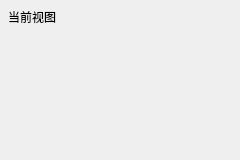
<?xml version="1.0" encoding="UTF-8"?>
<ui version="4.0">
 <class>SignalInspectorPanel</class>
 <widget class="QWidget" name="SignalInspectorPanel">
  <property name="minimumSize">
   <size>
    <width>240</width>
    <height>160</height>
   </size>
  </property>
  <layout class="QVBoxLayout" name="verticalLayout">
   <property name="leftMargin">
    <number>8</number>
   </property>
   <property name="topMargin">
    <number>8</number>
   </property>
   <property name="rightMargin">
    <number>8</number>
   </property>
   <property name="bottomMargin">
    <number>8</number>
   </property>
   <item>
    <widget class="QLabel" name="sectionHeading">
     <property name="text">
      <string>当前视图</string>
     </property>
    </widget>
   </item>
   <item>
    <layout class="QFormLayout" name="inspectorFormLayout"/>
   </item>
   <item>
    <spacer name="verticalSpacer">
     <property name="orientation">
      <enum>Qt::Vertical</enum>
     </property>
     <property name="sizeHint" stdset="0">
      <size>
       <width>20</width>
       <height>40</height>
      </size>
     </property>
    </spacer>
   </item>
  </layout>
 </widget>
 <resources/>
 <connections/>
</ui>
